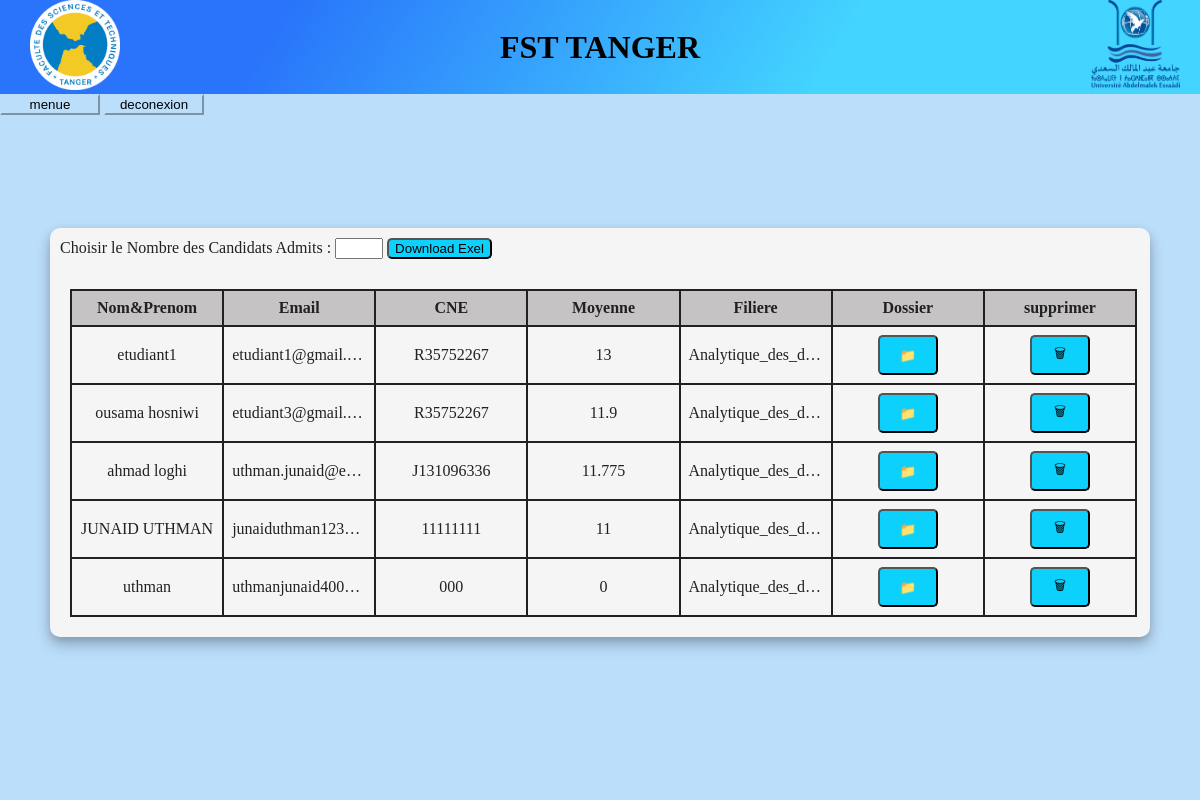
/espace_admin/php_html/inscription.filiere.php?id=1 (signed in), run on the app's committed database.
### tables this page shows
CREATE TABLE `inscription` (
  `id_ins` int(11) NOT NULL,
  `filiere` varchar(300) NOT NULL,
  `id_filiere` int(11) NOT NULL,
  `id_etd` int(11) NOT NULL,
  `nom_orientation` varchar(20) NOT NULL
);

CREATE TABLE `etudiant` (
  `id` int(11) NOT NULL,
  `email` varchar(100) NOT NULL,
  `password` varchar(100) NOT NULL,
  `verified` tinyint(1) NOT NULL,
  `code_verification` int(11) NOT NULL,
  `fullname` varchar(100) NOT NULL,
  `CIN` varchar(11) NOT NULL,
  `CNE` varchar(11) NOT NULL,
  `date_de_naissance` date NOT NULL,
  `ville_de_naissance` varchar(100) NOT NULL,
  `bac` varchar(200) NOT NULL,
  `mention_bac` double NOT NULL,
  `bac_2` varchar(300) NOT NULL,
  `bac_3` varchar(300) NOT NULL,
  `note_s1` double(6,4) NOT NULL,
  `note_s2` double(6,4) NOT NULL,
  `note_s3` double(6,4) NOT NULL,
  `note_s4` double(6,4) NOT NULL,
  `note_s5` double(6,4) DEFAULT NULL,
  `note_s6` double(6,4) DEFAULT NULL,
  `moyenne_bac2_3` double(6,4) NOT NULL,
  `image` varchar(200) NOT NULL,
  `fichier` varchar(200) NOT NULL
);

### espace_admin/php_html/inscription.filiere.php (the view, shortened to what this page needs)
<?php
  include("database.php");
  if(isset($_GET["id"])){
    $id_filiere=$_GET["id"];
  }
  else{
    $id_filiere=$_SESSION["id"];
  }
?>
<!DOCTYPE html>
<html lang="en">
<head>
    <link rel="stylesheet" href="../css/inscription_filiere.css">
</head>
<body>
  <div class="title_container">
        <div class="logo_fst">
          <div >
            <img src="../images/FST-Tanger-modified.png" alt="" class="fst_img">
          </div>
        </div>
        <div class="h1_div">
          <h1 class="h1_style">FST TANGER</h1>
        </div>
        <div class="logo_uni">
          <img src="../images/logopuae.png" class="uni_img">
        </div>
  </div>
  <div class="menue">
    <a href="affichage_filiere_sudo.php"><button class="menue_button">menue</button></a>
    <a href="deconexion.php"><button class="menue_button">deconexion</button></a>
  </div>
  <div class="container">
    <div class="box" >
            <div class="adduser_div">
            <form action="exele.php" method="POST">
              <label>Choisir le Nombre des Candidats Admits :</label>
              <input  class ="download_exel_input" type="number" name="nbr_candidat" min="0" required>
                <button type="submit" name="submit" class="add_user_button">Download Exel</button>
            </form>
            </div>
            <div class="table_division">
            <table class="table">
                <thead>
                  <tr>
                    <th>Nom&Prenom</th>
                    <th>Email</th>
                    <th>CNE</th>
                    <th>Moyenne</th>
                    <th>Filiere</th>
                    <th>Dossier</th>
                    <th>supprimer</th>
                  </tr>
                </thead>
              <tbody>
                <?php
                  $query =$db -> prepare("SELECT e.id, e.fullname, e.email, e.CNE, e.moyenne_bac2_3, i.filiere
                                          FROM etudiant e
                                          INNER JOIN inscription i ON e.id = i.id_etd
                                          WHERE i.id_filiere = :id_filiere
                                          ORDER BY e.moyenne_bac2_3 DESC" );
                  $query ->bindParam(":id_filiere",$id_filiere);
                  $query -> execute();
                  $rows=$query ->fetchAll();
                  if($query){
                      foreach($rows as $row){
                          echo '<tr>
                                  <td>'.$row["fullname"].'</td>
                                  <td>'.$row["email"].'</td>
                                  <td>'.$row["CNE"].'</td>
                                  <td>'.$row["moyenne_bac2_3"].'</td>
                                  <td>'.$row["filiere"].'</td>
                                  <td class=\"td_buttons\" >
                                      <form action="display_file.php" method="POST">
                                        <input type="hidden" name="id_etd" value='.$row["id"].'>
                                        <button type="submit" class="update_button">&#128193;</button>
                                      </form>
                                  </td>
                                  <td class=\"td_buttons\" >
                                      <form action="delete_etd.php" method="POST">
                                        <input type="hidden" name="id_etd" value='.$row["id"].'>
                                        <input type="hidden" name="id_filiere" value='.$id_filiere.'>
                                        <button type="submit" name="submit" class="update_button">&#128465;</button>
                                      </form>
                                  </td>
                                </tr>';
                      }
                  }
                ?>
              </tbody>
            </table>
            </div>
    </div>
  </div>
</body>
</html>

### espace_admin/css/inscription_filiere.css (style rules this page uses)
html, body { margin: 0; padding: 0; height: 100%; display: flex; flex-direction: column; width: 100%; }
body { background-color: #bbdefb; }
.title_container { display: flex; justify-content:space-between; align-items: center; height: 100px; background: linear-gradient(121.7deg, rgb(41, 116, 250) 22.9%, rgb(67, 212, 255) 69%); position: sticky; top: 0; }
.fst_img { width: 90PX; height: 90PX; margin-left: 20px; }
.logo_fst { margin-left: 10px; }
.uni_img { width: 90PX; height: 90PX; margin-right: 20px; }
.logo_uni { margin-left: 10px; }
.container { background-color: #bbdefb; flex-grow: 1; height: 100%; width: 100%; padding-bottom: 150px; display: flex; justify-content: center; align-items: center; }
.box { background-color: #f5f5f5; color: #212121; width: calc(100% - 100px); height: auto; border-radius: 10px; box-shadow: 0 8px 16px rgba(0, 0, 0, 0.2), 0 4px 8px rgba(0, 0, 0, 0.15); transition: box-shadow 0.3s ease, transform 0.3s ease; margin-top: 100px; }
table { width: 97%; border: 1px; border-color: black; border-collapse: collapse; margin: 20px; table-layout: fixed; overflow: hidden; }
th, td { border: 2px solid ; padding: 8px; text-align: center; }
td { width: 20%; overflow: hidden; text-overflow: ellipsis; white-space: nowrap; }
th { background-color: rgb(197, 195, 195); }
.update_button { background-color:rgb(13, 209, 253) ; border-radius: 5px; width: 60px; height: 40px; }
.menue_button { background-color:#bbdefb ; border-color:#bbdefb ; width: 100px; }
.adduser_div { padding: 10px; }
.download_exel_input { width: 40px; }
.add_user_button { background-color:rgb(13, 209, 253) ; border-radius: 5px; }

### data on the page
inscription: id_etd.fullname "etudiant1", id_etd.email "etudiant1@gmail.…", id_etd.CNE "R35752267", id_etd.moyenne_bac2_3 "13", filiere "Analytique_des_d…"
inscription: id_etd.fullname "ousama hosniwi", id_etd.email "etudiant3@gmail.…", id_etd.CNE "R35752267", id_etd.moyenne_bac2_3 "11.9", filiere "Analytique_des_d…"
inscription: id_etd.fullname "ahmad loghi", id_etd.email "uthman.junaid@e…", id_etd.CNE "J131096336", id_etd.moyenne_bac2_3 "11.775", filiere "Analytique_des_d…"
inscription: id_etd.fullname "JUNAID UTHMAN", id_etd.email "junaiduthman123…", id_etd.CNE "11111111", id_etd.moyenne_bac2_3 "11", filiere "Analytique_des_d…"
inscription: id_etd.fullname "uthman", id_etd.email "uthmanjunaid400…", id_etd.CNE "000", id_etd.moyenne_bac2_3 "0", filiere "Analytique_des_d…"
